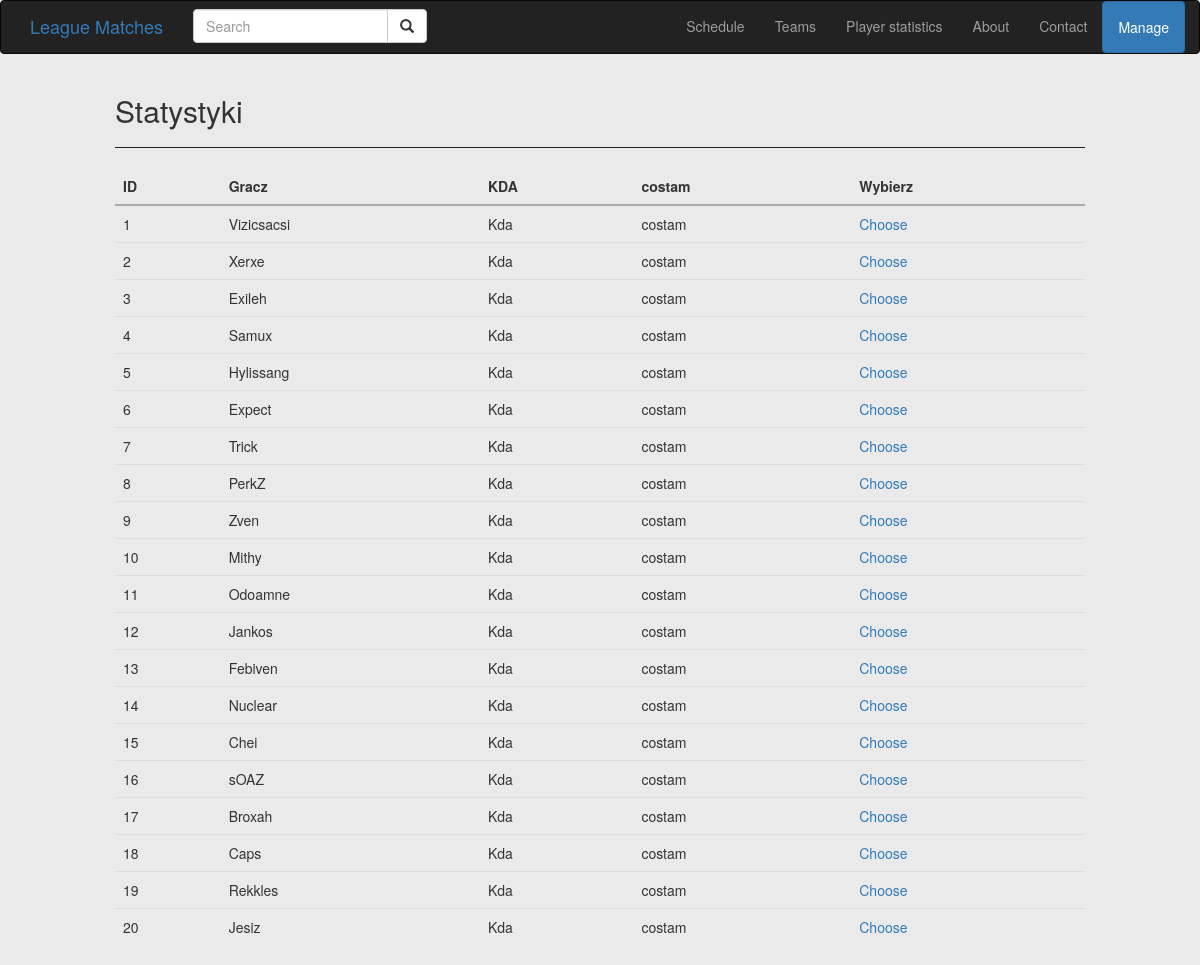
Page /stat/ on the committed database.
### game/models.py (models this page shows)
class Player(models.Model):
    name = models.CharField(max_length=20)
    surname = models.CharField(max_length=30)
    nickname = models.CharField(max_length=20)
    team = models.ForeignKey(Team)
    def __str__(self):
        return self.nickname

### game/views.py (the view)
# urls.py: url(r'^stat/$', views.stat, name="stat"),
def stat(request):
    players = Player.objects.all()
    return render_to_response('stat.html', {'players': players})

### game/templates/stat.html
{% extends "base.html" %}
{% block content %}
    <h2>Statystyki</h2>
    <hr>
    <table class="table table-responsive">
        <thead>
            <tr>
                <th>ID</th>
                <th>Gracz</th>
                <th>KDA</th>
                <th>costam</th>
                <th>Wybierz</th>
            </tr>
        </thead>
        <tbody>
            {% for p in players %}
                <tr>
                    <td>{{ p.id }}</td>
                    <td>{{ p }}</td>
                    <td>Kda</td>
                    <td>costam</td>
                    <td><a href="{% url 'game:stat2' p.id %}">Choose</a></td>
                </tr>
            {% endfor %}
        </tbody>
    </table>
{% endblock %}

### game/templates/base.html (shortened to what this page needs)
{% load static %}
<!DOCTYPE html>
<html lang="en">
<head>
    <link rel="stylesheet" href="{% static "css/bootstrap.min.css" %}">
    <link rel="stylesheet" href="{% static "css/style.css" %}">
</head>
<body>
<nav class="navbar navbar-inverse">
    <div class="container">
        <div class="navbar-brand">
            <a href="{% url 'game:home' %}">League Matches</a>
        </div>
        <form class="navbar-form navbar-left" role="search">
            <div class="input-group">
                <input type="text" class="form-control" placeholder="Search" name="q">
                <div class="input-group-btn">
                    <button class="btn btn-default" type="submit"><i class="glyphicon glyphicon-search"></i>
                    </button>
                </div>
            </div>
        </form>
        <ul class="nav navbar-nav navbar-right">
            <li><a href="{% url 'game:schedule' %}">Schedule</a></li>
            <li><a href="{% url 'game:teams' %}">Teams</a></li>
            <li><a href="{% url 'game:stat' %}">Player statistics</a></li>
            <li><a href="{% url 'game:about' %}">About</a></li>
            <li><a href="{% url 'game:contact' %}">Contact</a></li>
            <li><a class="btn btn-primary" id="signIn" href="{% url 'manage:home' %}">Manage</a></li>
        </ul>
    </div>
</nav>
<div class="container" id="container">
    {% block content %}
    {% endblock %}
</div>
</body>
</html>

### static/css/style.css (style rules this page uses)
body { background-color: #eaeaea; }
hr { border-top: 1px solid #222222; }
#container { margin: auto; width: 1000px; }
.table>thead>tr>th { border-color: #aaaaaa; }
#signIn { border-color: #2e6da4; background-color: #337ab7; color: white; }

### rows in the picture
Player: id "1", nickname "Vizicsacsi"
Player: id "2", nickname "Xerxe"
Player: id "3", nickname "Exileh"
Player: id "4", nickname "Samux"
Player: id "5", nickname "Hylissang"
Player: id "6", nickname "Expect"
Player: id "7", nickname "Trick"
Player: id "8", nickname "PerkZ"
Player: id "9", nickname "Zven"
Player: id "10", nickname "Mithy"
Player: id "11", nickname "Odoamne"
Player: id "12", nickname "Jankos"
Player: id "13", nickname "Febiven"
Player: id "14", nickname "Nuclear"
Player: id "15", nickname "Chei"
Player: id "16", nickname "sOAZ"
Player: id "17", nickname "Broxah"
Player: id "18", nickname "Caps"
Player: id "19", nickname "Rekkles"
Player: id "20", nickname "Jesiz"
